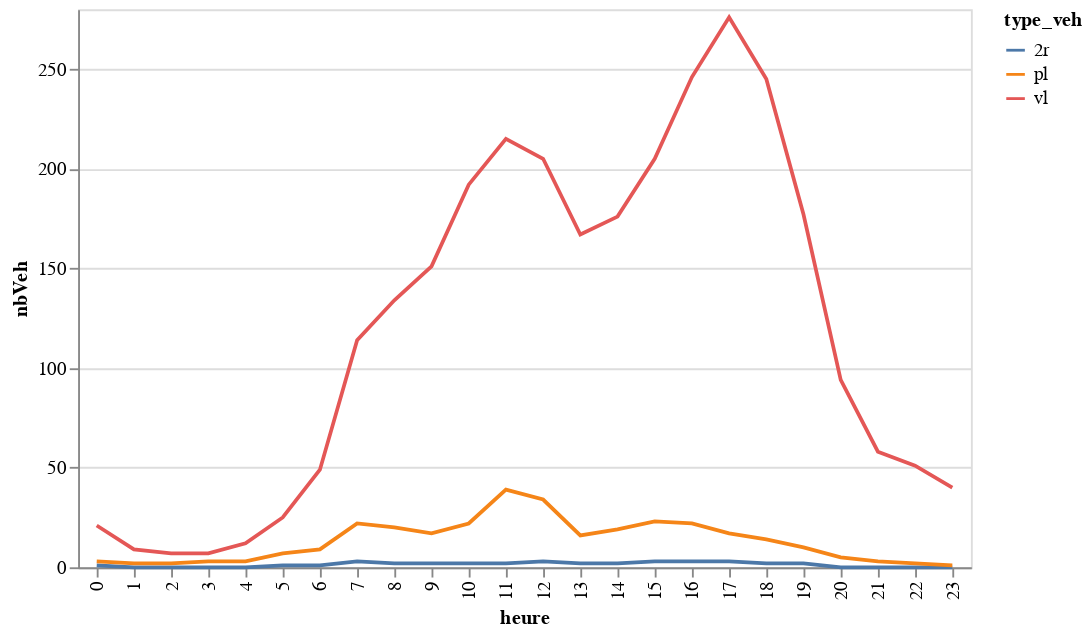

The notebook cell saved with this chart:
### Code cell
graphHeureTypeSens2Mja

### Figure 1 — Vega-Lite specification as saved in the notebook (floating-point values rounded to 4 significant figures)
{"config": {"view": {"continuousWidth": 400, "continuousHeight": 300}}, "data": {"name": "data-48a64eb9f1d9e981b32fab6c382be4b2"}, "mark": "line", "encoding": {"color": {"type": "nominal", "field": "type_veh"}, "x": {"type": "ordinal", "field": "heure"}, "y": {"type": "quantitative", "field": "nbVeh"}}, "$schema": "https://vega.github.io/schema/vega-lite/v4.8.1.json", "datasets": {"data-48a64eb9f1d9e981b32fab6c382be4b2": [{"heure": 0, "type_veh": "2r", "nbVeh": 1.0}, {"heure": 0, "type_veh": "pl", "nbVeh": 3.0}, {"heure": 0, "type_veh": "vl", "nbVeh": 21.0}, {"heure": 1, "type_veh": "2r", "nbVeh": 0.0}, {"heure": 1, "type_veh": "pl", "nbVeh": 2.0}, {"heure": 1, "type_veh": "vl", "nbVeh": 9.0}, {"heure": 2, "type_veh": "2r", "nbVeh": 0.0}, {"heure": 2, "type_veh": "pl", "nbVeh": 2.0}, {"heure": 2, "type_veh": "vl", "nbVeh": 7.0}, {"heure": 3, "type_veh": "2r", "nbVeh": 0.0}, {"heure": 3, "type_veh": "pl", "nbVeh": 3.0}, {"heure": 3, "type_veh": "vl", "nbVeh": 7.0}, {"heure": 4, "type_veh": "2r", "nbVeh": 0.0}, {"heure": 4, "type_veh": "pl", "nbVeh": 3.0}, {"heure": 4, "type_veh": "vl", "nbVeh": 12.0}, {"heure": 5, "type_veh": "2r", "nbVeh": 1.0}, {"heure": 5, "type_veh": "pl", "nbVeh": 7.0}, {"heure": 5, "type_veh": "vl", "nbVeh": 25.0}, {"heure": 6, "type_veh": "2r", "nbVeh": 1.0}, {"heure": 6, "type_veh": "pl", "nbVeh": 9.0}, {"heure": 6, "type_veh": "vl", "nbVeh": 49.0}, {"heure": 7, "type_veh": "2r", "nbVeh": 3.0}, {"heure": 7, "type_veh": "pl", "nbVeh": 22.0}, {"heure": 7, "type_veh": "vl", "nbVeh": 114.0}, {"heure": 8, "type_veh": "2r", "nbVeh": 2.0}, {"heure": 8, "type_veh": "pl", "nbVeh": 20.0}, {"heure": 8, "type_veh": "vl", "nbVeh": 134.0}, {"heure": 9, "type_veh": "2r", "nbVeh": 2.0}, {"heure": 9, "type_veh": "pl", "nbVeh": 17.0}, {"heure": 9, "type_veh": "vl", "nbVeh": 151.0}, {"heure": 10, "type_veh": "2r", "nbVeh": 2.0}, {"heure": 10, "type_veh": "pl", "nbVeh": 22.0}, {"heure": 10, "type_veh": "vl", "nbVeh": 192.0}, {"heure": 11, "type_veh": "2r", "nbVeh": 2.0}, {"heure": 11, "type_veh": "pl", "nbVeh": 39.0}, {"heure": 11, "type_veh": "vl", "nbVeh": 215.0}, {"heure": 12, "type_veh": "2r", "nbVeh": 3.0}, {"heure": 12, "type_veh": "pl", "nbVeh": 34.0}, {"heure": 12, "type_veh": "vl", "nbVeh": 205.0}, {"heure": 13, "type_veh": "2r", "nbVeh": 2.0}, {"heure": 13, "type_veh": "pl", "nbVeh": 16.0}, {"heure": 13, "type_veh": "vl", "nbVeh": 167.0}, {"heure": 14, "type_veh": "2r", "nbVeh": 2.0}, {"heure": 14, "type_veh": "pl", "nbVeh": 19.0}, {"heure": 14, "type_veh": "vl", "nbVeh": 176.0}, {"heure": 15, "type_veh": "2r", "nbVeh": 3.0}, {"heure": 15, "type_veh": "pl", "nbVeh": 23.0}, {"heure": 15, "type_veh": "vl", "nbVeh": 205.0}, {"heure": 16, "type_veh": "2r", "nbVeh": 3.0}, {"heure": 16, "type_veh": "pl", "nbVeh": 22.0}, {"heure": 16, "type_veh": "vl", "nbVeh": 246.0}, {"heure": 17, "type_veh": "2r", "nbVeh": 3.0}, {"heure": 17, "type_veh": "pl", "nbVeh": 17.0}, {"heure": 17, "type_veh": "vl", "nbVeh": 276.0}, {"heure": 18, "type_veh": "2r", "nbVeh": 2.0}, {"heure": 18, "type_veh": "pl", "nbVeh": 14.0}, {"heure": 18, "type_veh": "vl", "nbVeh": 245.0}, {"heure": 19, "type_veh": "2r", "nbVeh": 2.0}, {"heure": 19, "type_veh": "pl", "nbVeh": 10.0}, {"heure": 19, "type_veh": "vl", "nbVeh": 177.0}, {"heure": 20, "type_veh": "2r", "nbVeh": 0.0}, {"heure": 20, "type_veh": "pl", "nbVeh": 5.0}, {"heure": 20, "type_veh": "vl", "nbVeh": 94.0}, {"heure": 21, "type_veh": "2r", "nbVeh": 0.0}, {"heure": 21, "type_veh": "pl", "nbVeh": 3.0}, {"heure": 21, "type_veh": "vl", "nbVeh": 58.0}, {"heure": 22, "type_veh": "2r", "nbVeh": 0.0}, {"heure": 22, "type_veh": "pl", "nbVeh": 2.0}, {"heure": 22, "type_veh": "vl", "nbVeh": 51.0}, {"heure": 23, "type_veh": "2r", "nbVeh": 0.0}, {"heure": 23, "type_veh": "pl", "nbVeh": 1.0}, {"heure": 23, "type_veh": "vl", "nbVeh": 40.0}]}}
